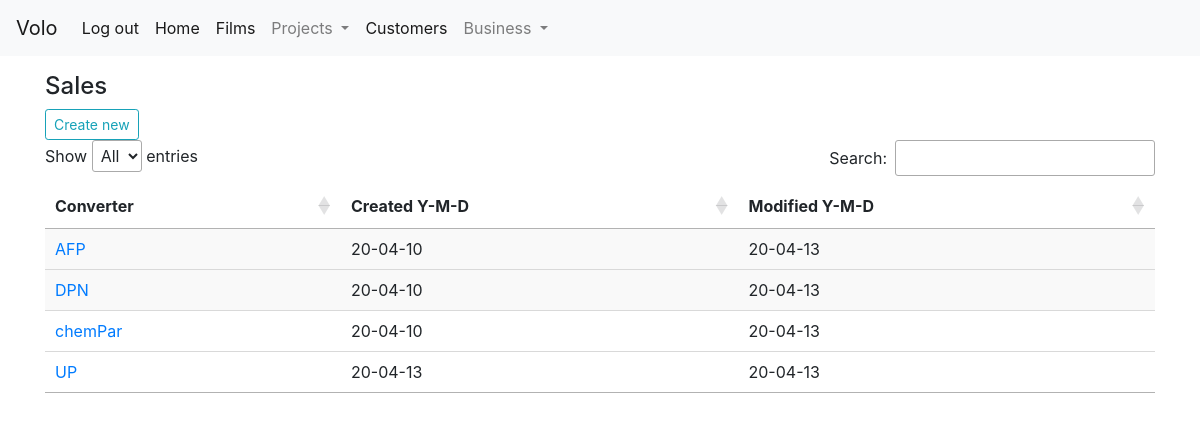
The app's page /sell/ (signed in) with its own data.
### sell/models.py (models this page shows, shortened)
class Sell(models.Model):
    converter = models.ForeignKey(Customer, null=True, related_name="converter_sales",on_delete=models.SET_NULL, limit_choices_to=Q(status='C') | Q(status='D'))
    created_at = models.DateField(auto_now_add=True)
    updated_at = models.DateField(auto_now=True)
    class Meta:
        db_table = 'sell'
        ordering = ('converter','-updated_at')
        verbose_name_plural = 'sales'

### customer/models.py (models this page shows)
class Customer(models.Model):
    name = models.CharField(max_length=20)
    STATUS = (
        ('C', 'Converter'),
        ('E', 'Enduser'),
        ('D', 'Distributor'),
        ('A', 'Agent')
        )
    status = models.CharField(max_length=1,choices=STATUS,default='C')
    country = models.CharField(max_length=2,default='HR')
    CATEGORY = (
        (1, 1),
        (2, 2),
        (3, 3),
        (4, 4)
        )
    category = models.PositiveSmallIntegerField(choices=CATEGORY,default=2)
    issue = models.CharField(max_length=50, blank=True)
    class Meta:
        db_table = 'customer'
        ordering = ('country','name','status','category','issue')
    def __str__(self):
        return self.name

### sell/views.py (the view)
# urls.py: path('', SellList.as_view(), name='sell-list'),
class SellList(LoginRequiredMixin, ListView):
    model = Sell

### sell/templates/sell/sell_list.html
{% extends "base.html" %}
{% load table_operations %}
{% block content %}
<h4>Sales</h4>
<a class="btn btn-outline-info btn-sm" href="{% url 'sell:sell-create' %}">Create new</a>
  <table id="mydatatable" class="display" style="width:100%">
    <thead>
      <tr>
        <th scope="col">Converter</th>
        <th scope="col">Created Y-M-D</th>
        <th scope="col">Modified Y-M-D</th>
      </tr>
    </thead>
    <tbody>
{% for sale in object_list %}
      <tr>
        <td><a href="{% url 'sell:sell-detail' sale.id %}">{{ sale.converter }}</td>
        <td>{{ sale.created_at|date:'y-m-d' }}</td>
        <td>{{ sale.updated_at|date:'y-m-d'  }}</td>
      </tr>
{% endfor %}
</tbody>
   </table>
{% endblock %}

### templates/base.html (shortened to what this page needs)
<!doctype html>
<html lang="en">
{% load static %}
  <head>
{% include 'css.html' %}
  </head>
  <body>
    {% include 'navbar.html' %}
    <div class='container mb-3 mt-3'>
    {% block content %}
    {% endblock %}
</div>
{% include 'js.html' %}
  </body>
</html>

### templates/css.html (shortened to what this page needs)
<link rel="stylesheet" href="https://stackpath.bootstrapcdn.com/bootstrap/4.4.1/css/bootstrap.min.css">
<link rel="stylesheet" href="https://cdn.datatables.net/1.10.20/css/dataTables.bootstrap4.min.css">
<link rel="stylesheet" href="https://cdn.datatables.net/1.10.20/css/jquery.dataTables.min.css">

### templates/navbar.html (shortened to what this page needs)
<nav class="navbar navbar-expand-lg navbar-light bg-light">
  <a class="navbar-brand" href="#">Volo</a>
  <div class="collapse navbar-collapse" id="navbarSupportedContent">
    <ul class="navbar-nav mr-auto">
  {% if user.is_staff %}
  <li class="nav-item active">
      <a class="nav-link" href="{% url 'logout' %}">Log out<span class="sr-only">(current)</span></a>
  </li>
  <li class="nav-item active">
      <a class="nav-link" href="{% url 'home-page' %}">Home<span class="sr-only">(current)</span></a>
  </li>
  <li class="nav-item active">
      <a class="nav-link" href="{% url 'product:product-list' %}">Films<span class="sr-only">(current)</span></a>
  </li>
  <li class="nav-item dropdown">
        <a class="nav-link dropdown-toggle" href="#" id="navbarDropdown" role="button" data-toggle="dropdown" aria-haspopup="true" aria-expanded="false">
          Projects
        </a>
  </li>
      <li class="nav-item active">
        <a class="nav-link" href="{% url 'customer:customer-list' %}">Customers<span class="sr-only">(current)</span></a>
      </li>
      <li class="nav-item dropdown">
            <a class="nav-link dropdown-toggle" href="{% url 'sell:active-list' %}" id="navbarDropdown" role="button" data-toggle="dropdown" aria-haspopup="true" aria-expanded="false">
              Business
            </a>
      </li>
    </ul>
  {% else %}
      <li class="nav-item active">
        <a class="nav-link" href="{% url 'login' %}">Log in<span class="sr-only">(current)</span></a>
      </li>
  {% endif %}
  </div>
</nav>

### templates/js.html (shortened to what this page needs)
<link rel="stylesheet" type="text/css" href="https://cdn.datatables.net/v/dt/jszip-2.5.0/dt-1.10.20/af-2.3.4/b-1.6.1/b-colvis-1.6.1/b-html5-1.6.1/b-print-1.6.1/cr-1.5.2/fc-3.3.0/fh-3.1.6/kt-2.5.1/r-2.2.3/rg-1.1.1/rr-1.2.6/sp-1.0.1/sl-1.3.1/datatables.min.css"/>

### records on screen
Sell: converter "AFP", created_at "20-04-10", updated_at "20-04-13"
Sell: converter "DPN", created_at "20-04-10", updated_at "20-04-13"
Sell: converter "chemPar", created_at "20-04-10", updated_at "20-04-13"
Sell: converter "UP", created_at "20-04-13", updated_at "20-04-13"
